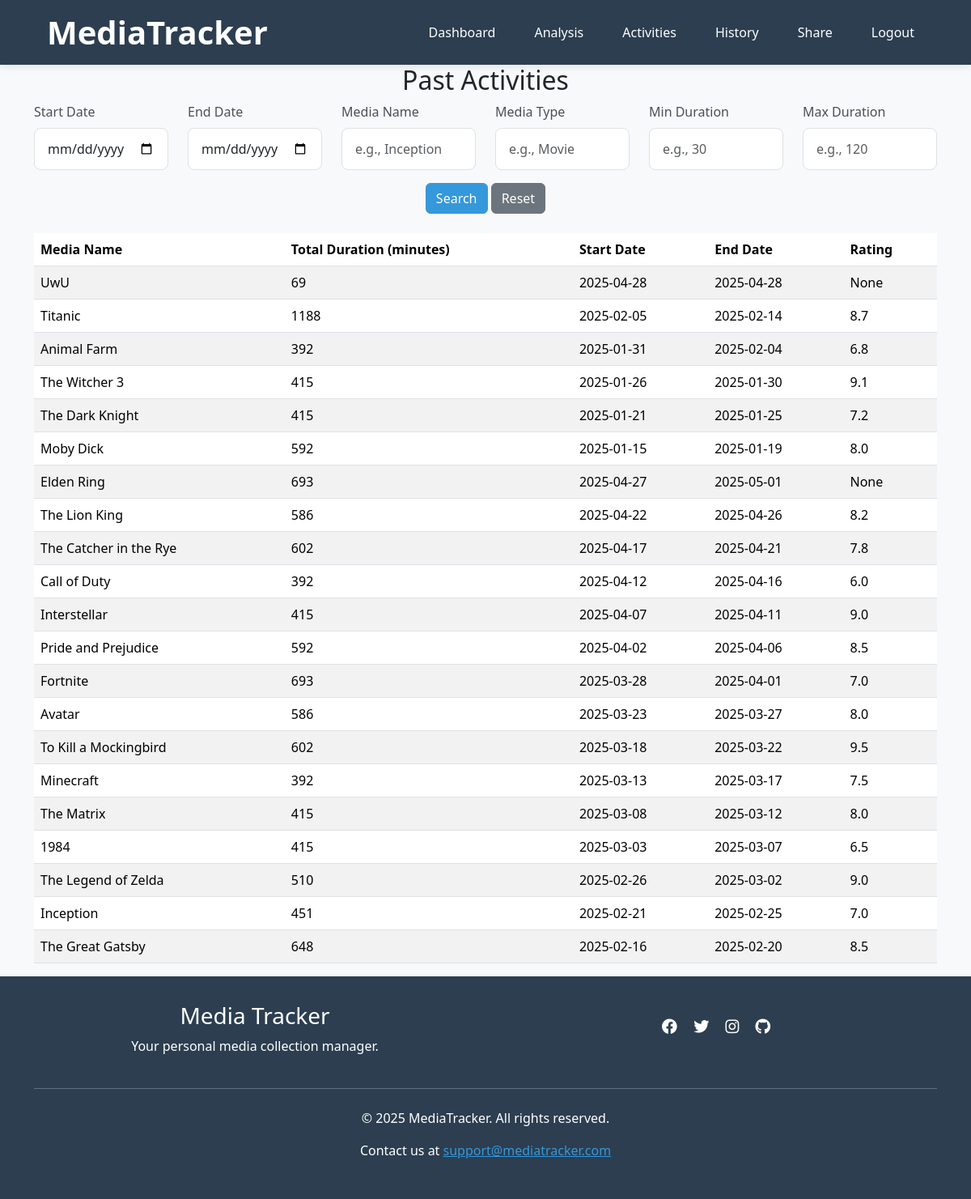
The page /past_activities (signed in) on the database its author committed.
### app/models.py (models this page shows)
class Activities(db.Model):
    __tablename__ = 'Activities'
    id = db.Column(db.Integer, primary_key=True)
    username = db.Column(db.String(80), db.ForeignKey('Users.username'), nullable=False)
    media_type = db.Column(db.String(50), nullable=False)
    media_name = db.Column(db.String(120), nullable=False)
    status = db.Column(db.String(20), nullable=False, default='ongoing')
    start_date = db.Column(db.Date, nullable=True)
    end_date = db.Column(db.Date, nullable=True)
    rating = db.Column(db.Float, nullable=True)
    comment = db.Column(db.Text, nullable=True)
    media_entries = db.relationship('Entries', backref='activity')

### app/routes.py (the view)
@app.route('/past_activities', methods=['GET'])
def past_activities():
    if 'username' not in session:
        flash('Please log in to view your activities.', 'danger')
        return redirect(url_for('login'))
    activities = fetch_past_activities(session['username'], request)
    return render_template(
        'past_activities.html',
        uncompleted_activities=activities["uncompleted_activities"],
        completed_activities=activities["completed_activities"]
    )

### app/helpers/activities_handler.py (called while the page is built)
def fetch_past_activities(username, request):
    filters = {
        'start_date': request.args.get('start_date'),
        'end_date': request.args.get('end_date'),
        'media_name': request.args.get('media_name'),
        'media_type': request.args.get('media_type'),
        'min_duration': request.args.get('min_duration'),
        'max_duration': request.args.get('max_duration')
    }
    uncompleted_activities = get_uncompleted_activities(username, filters)
    completed_activities = get_completed_activities(username, filters)
    return {
        "uncompleted_activities": uncompleted_activities,
        "completed_activities": completed_activities
    }

def get_uncompleted_activities(username, filters):
    query = Activities.query.filter(
        Activities.username == username,
        Activities.status == 'in_progress'  # Uncompleted activities
    )
    query = apply_activity_filters(query, filters)
    return db.session.query(
        Activities.id.label('activity_id'),
        Activities.media_type,
        Activities.media_name,
        func.coalesce(func.sum(Entries.duration), 0).label('total_duration'),
        func.min(Entries.date).label('start_date')
    ).outerjoin(Entries, Activities.id == Entries.activity_id).filter(
        Activities.username == username,
        Activities.status == 'ongoing'
    ).group_by(
        Activities.id, Activities.media_type, Activities.media_name
    ).order_by(Activities.id.desc()).all()

def get_completed_activities(username, filters):
    query = Activities.query.filter(
        Activities.username == username,
        Activities.status != 'ongoing'  # Completed activities
    )
    query = apply_activity_filters(query, filters)
    return query.with_entities(
        Activities.id.label('activity_id'),
        Activities.media_type,
        Activities.media_name,
        func.sum(Entries.duration).label('total_duration'),
        func.min(Entries.date).label('start_date'),  # Get the earliest date for the activity
        func.max(Entries.date).label('end_date'),  # Get the latest date for the activity
        Activities.rating
    ).join(Entries, Activities.id == Entries.activity_id).group_by(
        Activities.id, Activities.media_type, Activities.media_name, Activities.rating
    ).order_by(Activities.id.desc()).all()

### app/templates/past_activities.html (shortened to what this page needs)
{% extends "base.html" %}
{% block content %}
<div class="container">
    <h2 class="text-center">Past Activities</h2>
    <form action="{{ url_for('past_activities') }}" method="GET" class="mb-4">
        <div class="row">
            <div class="col-md-2">
                <label for="start_date" class="form-label">Start Date</label>
                <input type="date" id="start_date" name="start_date" class="form-control" value="{{ request.args.get('start_date', '') }}">
            </div>
            <div class="col-md-2">
                <label for="end_date" class="form-label">End Date</label>
                <input type="date" id="end_date" name="end_date" class="form-control" value="{{ request.args.get('end_date', '') }}">
            </div>
            <div class="col-md-2">
                <label for="media_name" class="form-label">Media Name</label>
                <input type="text" id="media_name" name="media_name" class="form-control" placeholder="e.g., Inception" value="{{ request.args.get('media_name', '') }}">
            </div>
            <div class="col-md-2">
                <label for="media_type" class="form-label">Media Type</label>
                <input type="text" id="media_type" name="media_type" class="form-control" placeholder="e.g., Movie" value="{{ request.args.get('media_type', '') }}">
            </div>
            <div class="col-md-2">
                <label for="min_duration" class="form-label">Min Duration</label>
                <input type="number" id="min_duration" name="min_duration" class="form-control" placeholder="e.g., 30" value="{{ request.args.get('min_duration', '') }}">
            </div>
            <div class="col-md-2">
                <label for="max_duration" class="form-label">Max Duration</label>
                <input type="number" id="max_duration" name="max_duration" class="form-control" placeholder="e.g., 120" value="{{ request.args.get('max_duration', '') }}">
            </div>
        </div>
        <div class="row mt-3">
            <div class="col-md-12 text-center">
                <button type="submit" class="btn btn-primary">Search</button>
                <a href="{{ url_for('past_activities') }}" class="btn btn-secondary">Reset</a>
            </div>
        </div>
    </form>
    <table class="table table-striped mt-4">
        <thead>
            <tr>
                <th>Media Name</th>
                <th>Total Duration (minutes)</th>
                <th>Start Date</th>
                <th>End Date</th>
                <th>Rating</th>
            </tr>
        </thead>
        <tbody>
            {% for activity in completed_activities %}
            <tr>
                <td>{{ activity.media_name }}</td>
                <td>{{ activity.total_duration }}</td>
                <td>{{ activity.start_date }}</td>
                <td>{{ activity.end_date }}</td>
                <td>{{ activity.rating }}</td>
            </tr>
            {% endfor %}
        </tbody>
    </table>
</div>
{% endblock %}

### app/templates/base.html (shortened to what this page needs)
<!DOCTYPE html>
<html lang="en">
<head>
    <link rel="stylesheet" href="https://cdn.jsdelivr.net/npm/bootstrap@5.3.3/dist/css/bootstrap.min.css">
    <link rel="stylesheet" href="https://cdnjs.cloudflare.com/ajax/libs/font-awesome/6.4.0/css/all.min.css">
    <link rel="stylesheet" href="{{ url_for('static', filename='styles.css') }}">
</head>
<body>
    <header role="banner">
        <div class="container">
            <div class="header-container">
                <h1>MediaTracker</h1>
                <nav role="navigation" aria-label="Main navigation">
                    <ul>
                        {% if session.get('username') %}
                            <li><a href="/dashboard">Dashboard</a></li>
                            <li><a href="/analysis">Analysis</a></li>
                            <li><a href="/past_activities">Activities</a></li>
                            <li><a href="/viewdata">History</a></li>
                            <li><a href="/sharedata">Share</a></li>
                            <li><a href="/logout">Logout</a></li>
                        {% else %}
                            <li><a href="/">Home</a></li>
                            <li><a href="/login">Login</a></li>
                        {% endif %}
                    </ul>
                </nav>
            </div>
        </div>
    </header>
    <main role = "main">
         <div class="content-container">
             {% block content %}{% endblock %}
         </div>
    </main>
    <footer role =  "contentinfo">
        <div class="footer-container">
            <div class="container">
                <div class="row">
                    <div class="col-md-6">
                        <h3>Media Tracker</h3>
                        <p>Your personal media collection manager.</p>
                    </div>
                    <div class="col-md-6">
                        <div class="social-icons">
                            <a href="#"><i class="fab fa-facebook"></i></a>
                            <a href="#"><i class="fab fa-twitter"></i></a>
                            <a href="#"><i class="fab fa-instagram"></i></a>
                            <a href="https://github.com/LeweiXu/CITS3403-Project"><i class="fab fa-github"></i></a>
                        </div>
                    </div>
                </div>
                <hr class="my-4">
                <p>&copy; 2025 MediaTracker. All rights reserved.</p>
                <p>Contact us at <a href="mailto:support@mediatracker.com">support@mediatracker.com</a></p>
            </div>
        </div>
    </footer>
</body>
</html>

### app/static/styles.css (style rules this page uses)
:root { --primary-color: #3498db; --secondary-color: #2c3e50; }
body { font-family: 'Segoe UI', Tahoma, Geneva, Verdana, sans-serif; background-color: #f8f9fa; }
header { background-color: var(--secondary-color); padding: 1rem 0; box-shadow: 0 2px 10px rgba(0,0,0,0.1); }
.header-container { display: flex; justify-content: space-between; align-items: center; padding: 0 1rem; }
header h1 { color: white; margin: 0; font-weight: 700; }
nav ul { display: flex; list-style: none; margin: 0; padding: 0; }
nav ul li { margin-left: 1.5rem; }
nav ul li a { color: #ffffff; text-decoration: none; font-weight: 500; transition: color 0.3s; padding: 0.5rem 0.75rem; border-radius: 4px; }
html, body { height: 100%; margin: 0; padding: 0; }
body { display: flex; flex-direction: column; }
main { flex: 1; }
.footer-container { background-color: var(--secondary-color); color: #ffffff; padding: 2rem 0; text-align: center; }
footer a { color: var(--primary-color); }
.social-icons { margin-top: 1rem; }
.social-icons a { color: white; margin: 0 0.5rem; font-size: 1.2rem; }
.btn-primary { background-color: var(--primary-color); border-color: var(--primary-color); }
.form-control { padding: 0.8rem 1rem; border-radius: 8px; border: 1px solid #dee2e6; transition: all 0.3s ease; font-size: 1rem; }
.form-label { font-weight: 500; margin-bottom: 0.5rem; color: #495057; }

### rows shown on the page
Activities: media_name "UwU", total_duration "69", start_date "2025-04-28", end_date "2025-04-28", rating "None"
Activities: media_name "Titanic", total_duration "1188", start_date "2025-02-05", end_date "2025-02-14", rating "8.7"
Activities: media_name "Animal Farm", total_duration "392", start_date "2025-01-31", end_date "2025-02-04", rating "6.8"
Activities: media_name "The Witcher 3", total_duration "415", start_date "2025-01-26", end_date "2025-01-30", rating "9.1"
Activities: media_name "The Dark Knight", total_duration "415", start_date "2025-01-21", end_date "2025-01-25", rating "7.2"
Activities: media_name "Moby Dick", total_duration "592", start_date "2025-01-15", end_date "2025-01-19", rating "8.0"
Activities: media_name "Elden Ring", total_duration "693", start_date "2025-04-27", end_date "2025-05-01", rating "None"
Activities: media_name "The Lion King", total_duration "586", start_date "2025-04-22", end_date "2025-04-26", rating "8.2"
Activities: media_name "The Catcher in the Rye", total_duration "602", start_date "2025-04-17", end_date "2025-04-21", rating "7.8"
Activities: media_name "Call of Duty", total_duration "392", start_date "2025-04-12", end_date "2025-04-16", rating "6.0"
Activities: media_name "Interstellar", total_duration "415", start_date "2025-04-07", end_date "2025-04-11", rating "9.0"
Activities: media_name "Pride and Prejudice", total_duration "592", start_date "2025-04-02", end_date "2025-04-06", rating "8.5"
Activities: media_name "Fortnite", total_duration "693", start_date "2025-03-28", end_date "2025-04-01", rating "7.0"
Activities: media_name "Avatar", total_duration "586", start_date "2025-03-23", end_date "2025-03-27", rating "8.0"
Activities: media_name "To Kill a Mockingbird", total_duration "602", start_date "2025-03-18", end_date "2025-03-22", rating "9.5"
Activities: media_name "Minecraft", total_duration "392", start_date "2025-03-13", end_date "2025-03-17", rating "7.5"
Activities: media_name "The Matrix", total_duration "415", start_date "2025-03-08", end_date "2025-03-12", rating "8.0"
Activities: media_name "1984", total_duration "415", start_date "2025-03-03", end_date "2025-03-07", rating "6.5"
Activities: media_name "The Legend of Zelda", total_duration "510", start_date "2025-02-26", end_date "2025-03-02", rating "9.0"
Activities: media_name "Inception", total_duration "451", start_date "2025-02-21", end_date "2025-02-25", rating "7.0"
Activities: media_name "The Great Gatsby", total_duration "648", start_date "2025-02-16", end_date "2025-02-20", rating "8.5"
